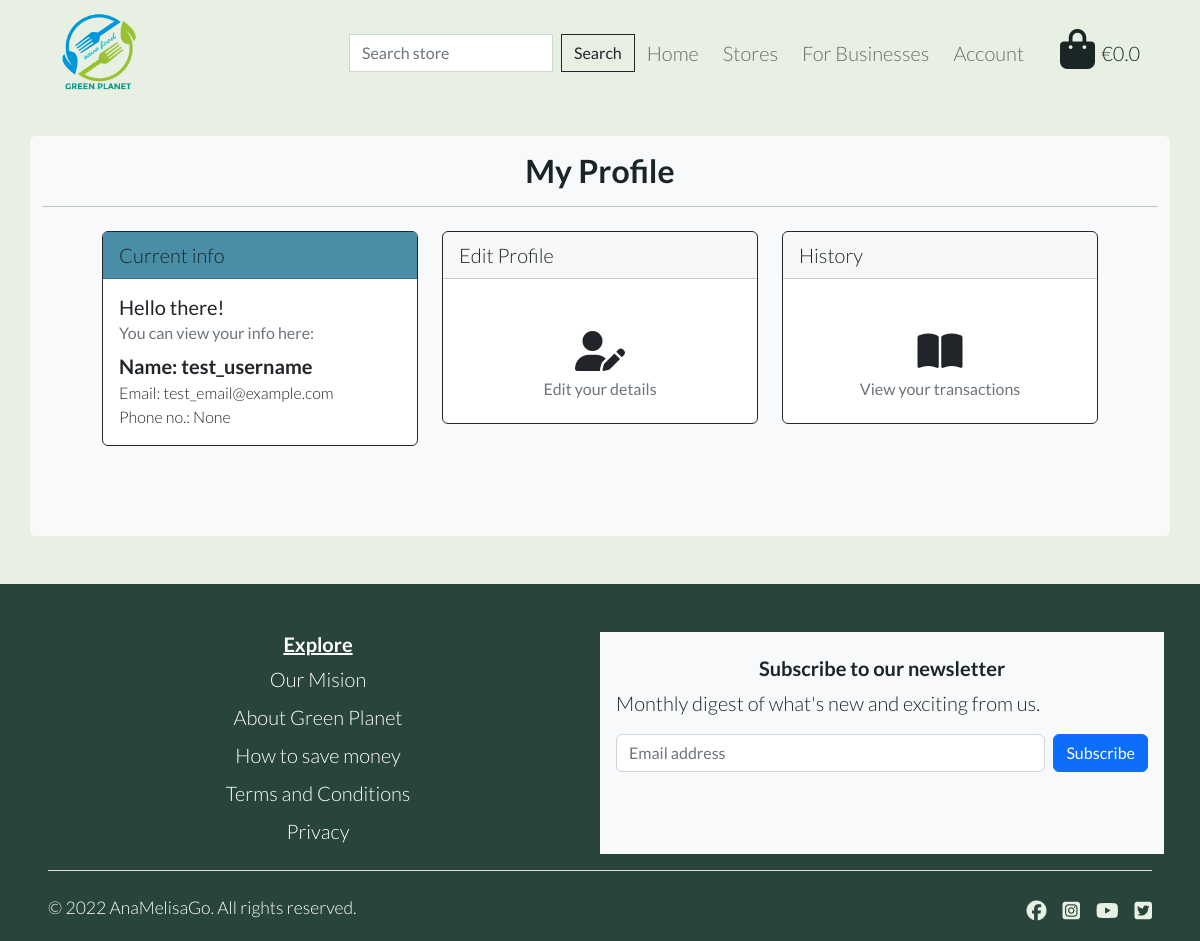
/profile/ (signed in), run on an earlier commit of the app's database.
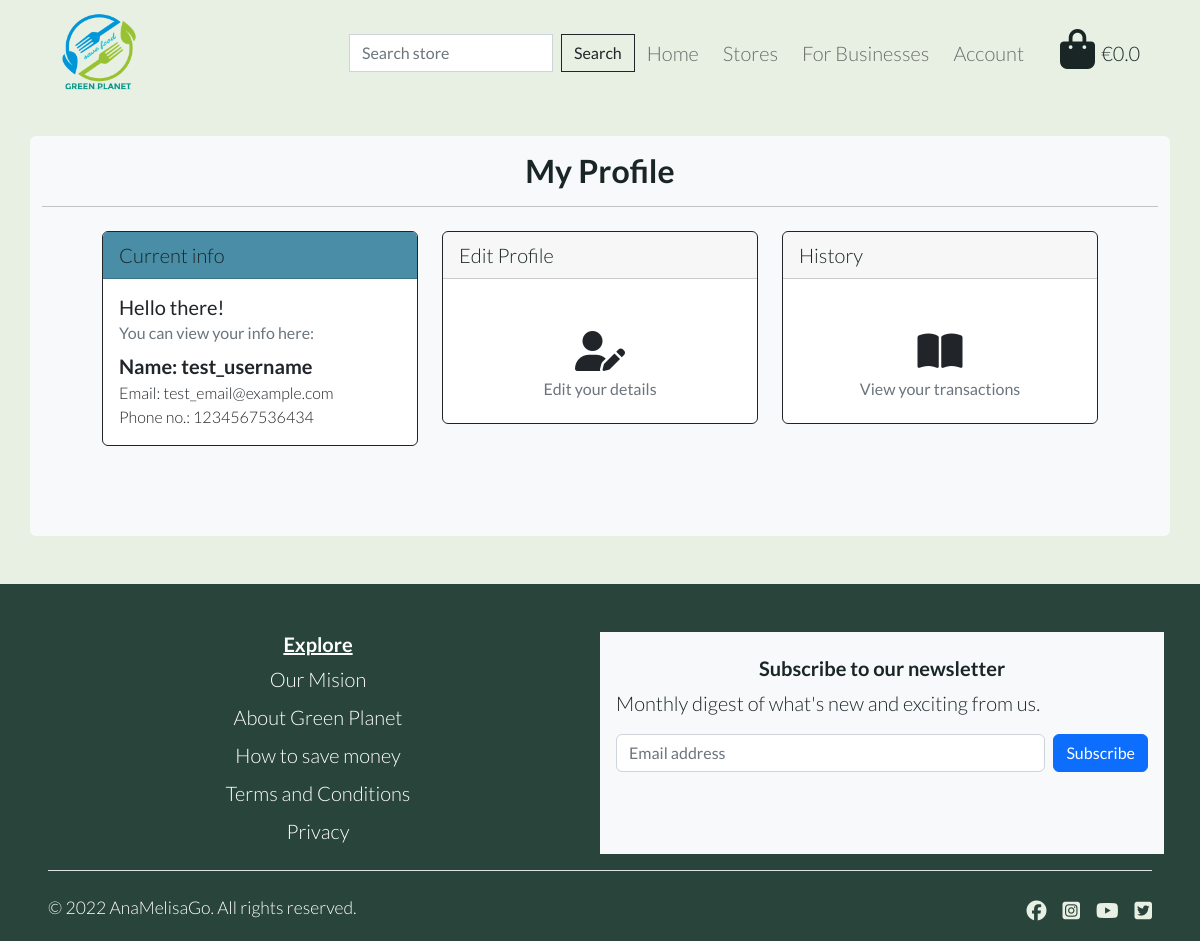
And on a later commit of the database.
### userprofiles/models.py (models this page shows, shortened)
class UserProfile(models.Model):
    user = models.OneToOneField(User, on_delete=models.CASCADE)
    default_phone_number = models.CharField(
        max_length=20, null=True, blank=True
    )

### userprofiles/views.py (the view)
# urls.py: path('', views.user_profile, name='user_profile'),
def user_profile(request):
    profile = get_object_or_404(UserProfile, user=request.user)
    template = 'profiles/profile.html'
    context = {
        'profile': profile,
    }
    return render(request, template, context)

### bag/contexts.py (called while the page is built, shortened)
def bag_contents(request):
    bag_items = []
    grand_total = 0
    bag = request.session.get('bag', {})
    context = {
        'bag_items': bag_items,
        'grand_total': grand_total,
    }
    return context

### userprofiles/templates/profiles/profile.html (shortened to what this page needs)
{% extends "base.html" %}
{% load static %}
{% block extra_css %}
    <link rel="stylesheet" href="{% static 'profiles/css/profile.css' %}">
{% endblock %}
{% block content %}
<div class="container mt-2 mb-5 min-h-page bg-light rounded py-2">
    <div class="row">
        <div class="col text-center py-2">
            <h2 class="fw-bold">My Profile</h2>
            <hr class="my-3">
        </div>
    </div>
    <div class="row mx-lg-5 mx-md-4 mx-sm-3">
        <div class="col-lg-4 col-md-6 col-12">
            <div class="card border-dark mb-3">
                <div class="card-header bg-sky-blue">Current info</div>
                <div class="card-body text-dark">
                  <h5 class="card-title">Hello there!</h5>
                  <h6 class="card-subtitle mb-2 text-muted">You can view your info here:</h6>
                  <p class="card-text fw-bold my-0">Name:
                    {% if profile.user.first_name or profile.user.last_name %}
                        {{ profile.user.get_full_name }}
                    {% else %}
                        {{ profile.user.username }}
                    {% endif %}
                    </p>
                  <p class="card-text my-0 text-break fs-6">Email: {{ profile.user.email }}</p>
                  <p class="card-text my-0 fs-6">Phone no.: {{ profile.default_phone_number }}</p>
                </div>
            </div>
        </div>
        <div class="col-md-3 col-lg-4 col-12">
            <div class="card border-dark mb-3">
                <div class="card-header">Edit Profile</div>
                <a href="{% url 'edit_profile' %}">
                    <div class="card-body text-dark text-center pt-5">
                      <h5 class="card-title fs-1"><i class="fas fa-user-edit"></i></h5>
                      <h6 class="card-subtitle mb-2 text-muted">Edit your details</h6>
                    </div>
                </a>
              </div>
        </div>
        <div class="col-md-3 col-lg-4 col-12">
            <div class="card border-dark mb-3">
                <div class="card-header">History</div>
                <a href="{% url 'view_history' %}">
                    <div class="card-body text-dark text-center pt-5">
                      <h5 class="card-title fs-1"><i class="fas fa-book-open"></i></h5>
                      <h6 class="card-subtitle mb-2 text-muted">View your transactions</h6>
                    </div>
                </a>
              </div>
        </div>
    </div>
</div>
{% endblock %}

### templates/base.html (shortened to what this page needs)
{% load static %}
<!doctype html>
<html lang="en">
<head>
    {% block core_css %}
    <link href="https://cdn.jsdelivr.net/npm/bootstrap@5.2.2/dist/css/bootstrap.min.css" rel="stylesheet"
>
    <link rel="stylesheet" href="https://cdnjs.cloudflare.com/ajax/libs/hover.css/2.3.1/css/hover-min.css"
 />
    <link rel="stylesheet" href="{% static 'css/base.css' %}">
    {% endblock %}
    {% block extra_css %}
    {% endblock %}
</head>
<body>
    <header class="container-fluid fixed-top g-0">
        <nav class="navbar navbar-expand-lg bg-white-leaf">
            <div class="container-fluid">
                <a class="navbar-brand ms-lg-5 mx-2" href="{% url 'home' %}">
                    <img class="logo" src="{{ MEDIA_URL }}green-planet-logo.png" alt="Logo">
                </a>
                {% include 'includes/main-nav.html' %}
                <div class="d-none d-lg-block mb-2 me-5 {{ bag }}">
                    <a class="nav-link {% if grand_total %}fw-bold{% endif %}" href="{% url 'view_bag' %}">
                        <span class="fs-2">
                            <i class="fas fa-shopping-bag fa-lg"></i>
                        </span>
                        <span class="my-0">
                            {% if grand_total %}
                                €{{ grand_total|floatformat:2 }}
                            {% else %}
                                €0.0
                            {% endif %}
                        </span>
                    </a>
                </div>
            </div>
        </nav>
    </header>
    {% block content %}
    {% endblock %}
    {% include 'includes/footer.html' %}
</body>
</html>

### templates/includes/main-nav.html (shortened to what this page needs)
<div class="collapse navbar-collapse justify-content-end me-4" id="main-navbar">
    <form method="GET" action="{% url 'all_stores' %}" class="d-flex" role="search">
        <input class="form-control me-2 rounded-0" type="text" name="q" placeholder="Search store" aria-label="Search store">
        <button class="btn btn-outline-dark rounded-0" type="submit">Search</button>
    </form>
    <ul class="navbar-nav mb-2 mb-lg-0">
        <li class="nav-item mx-lg-2">
            <a class="nav-link {{ home }} p-1" aria-current="page" href="{% url 'home' %}">Home</a>
        </li>
        <li class="nav-item dropdown mx-lg-2">
            <a class="nav-link p-1 {{ store }} {{ stores }}" href="#" role="button" data-bs-toggle="dropdown" aria-expanded="false">
                Stores
            </a>
        </li>
        <li class="nav-item mx-lg-2">
            <a class="nav-link {{ business }} p-1" aria-current="page" href="#">For Businesses</a>
        </li>
        <li class="nav-item dropdown mx-lg-2">
            <a class="nav-link p-1" href="#" role="button" data-bs-toggle="dropdown" aria-expanded="false">
                Account
            </a>
        </li>
    </ul>
</div>

### templates/includes/footer.html (shortened to what this page needs)
<div class="container-fluid bg-dark-tree g-0">
    <footer class="pt-5 pb-0 px-5">
        <div class="row">
            <div class="col-lg-4 col-md-12 offset-lg-1 col-md-2 mb-3 text-center">
                <h5 class="text-white fw-bold text-decoration-underline">Explore</h5>
                <ul class="nav flex-column">
                    <li class="nav-item mb-2"><a href="#" class="nav-link p-0 text-white">Our Mision</a></li>
                    <li class="nav-item mb-2"><a href="#" class="nav-link p-0 text-white">About Green Planet</a></li>
                    <li class="nav-item mb-2"><a href="#save-money" class="nav-link p-0 text-white">How to save money</a></li>
                    <li class="nav-item mb-2"><a href="{% url 'terms' %}" class="nav-link p-0 text-white">Terms and Conditions</a></li>
                    <li class="nav-item mb-2"><a href="{% url 'privacy' %}" class="nav-link p-0 text-white">Privacy</a></li>
                </ul>
            </div>
            <div class="col-lg-6 col-md-12 offset-lg-1 mb-3 bg-light py-4 px-3">
                <form>
                    <h5 class="fw-bold text-center">Subscribe to our newsletter</h5>
                    <p>Monthly digest of what's new and exciting from us.</p>
                    <div class="d-flex flex-column flex-sm-row w-100 gap-2">
                        <input id="newsletter1" type="text" class="form-control" placeholder="Email address">
                        <button class="btn btn-primary" type="button">Subscribe</button>
                    </div>
                </form>
            </div>
        </div>
        <div class="d-flex flex-column flex-sm-row justify-content-between pt-4 border-top">
            <small>
                <p class="copyright">&copy; 2022 AnaMelisaGo. All rights reserved.</p>
            </small>
            <ul class="list-unstyled d-flex justify-content-center">
                <li class="ms-3"><a class="text-white-leaf" href="#"><i class="fab fa-facebook"></i></i></i></a></li>
                <li class="ms-3"><a class="text-white-leaf" href="#"><i class="fab fa-instagram-square"></i></a></li>
                <li class="ms-3"><a class="text-white-leaf" href="#"><i class="fab fa-youtube"></i></a></li>
                <li class="ms-3"><a class="text-white-leaf" href="#"><i class="fab fa-twitter-square"></i></i></a></li>
            </ul>
        </div>
    </footer>
</div>

### static/css/base.css (style rules this page uses)
:root { --planet-trans-cloud: rgba(194, 219, 232, 0.75); --planet-trans-black: rgba(26, 38, 38, 0.3); --planet-black-night: #1a2626; --planet-dark-tree: #29443b; --planet-dark-ocean: #074d66; --planet-sky-blue: #4a8da7; --planet-white-leaf: #e7f0e3; --planet-brown-leaf: #a52a2a; }
* { padding: 0; margin: 0; border: none; }
html { height: 100%; }
body { min-height: 100vh; display: flex; flex-direction: column; background-color: var(--planet-white-leaf); font-weight: 300; color: var(--planet-black-night); font-size: 20px; font-family: 'Lato', sans-serif; }
a { color: var(--planet-black-night); text-decoration: none; }
.bg-white-leaf { background-color: var(--planet-white-leaf); }
.bg-dark-tree { background-color: var(--planet-dark-tree); }
.bg-sky-blue { background-color: var(--planet-sky-blue); }
.text-white-leaf { color: var(--planet-white-leaf); }
.logo { max-height: 5rem; max-width: 5rem; }
.navbar-expand-lg .navbar-nav .nav-link:not(.active) { background-image: linear-gradient( to right, var(--planet-dark-ocean), var(--planet-dark-ocean) 50%, #6a6a6a 50% ); background-size: 200% 100%; background-position: -100%; display: inline-block; padding: 5px 0; position: relative; -webkit-background-clip: text; -webkit-text-fill-color: transparent; transition: all 0.3s ease-in-out; }
.navbar-expand-lg .navbar-nav .nav-link:before { content: ''; background: var(--planet-dark-ocean); display: block; position: absolute; bottom: -3px; left: 0; width: 0; height: 3px; transition: all 0.3s ease-in-out; }
.copyright { color: #fff; }
.min-h-page { min-height: 50vh; }

What changed in the data, as far as the page shows it:
changed UserProfile "test_username": default_phone_number "None" → "1234567536434"
